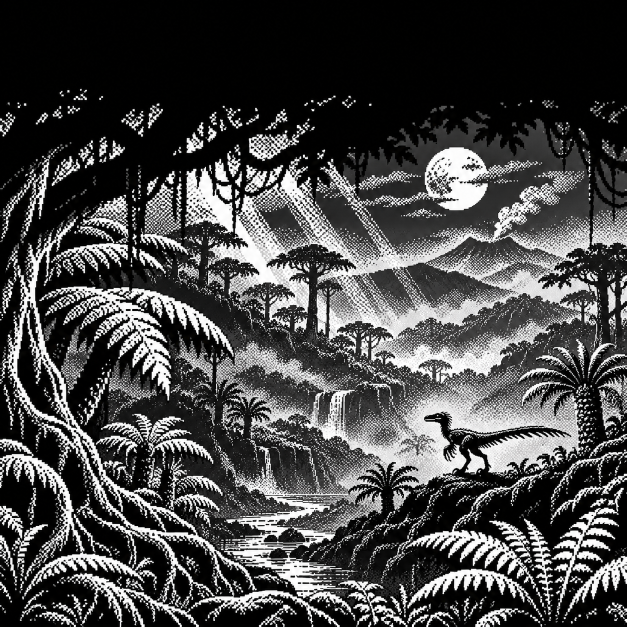
#> input picture docs/assets/nightclaw-jungle.png, 1254 x 1254 px (shown at 1/2 size)
$ python gen_nightclaw_splash.py
#> lines starting #> are read from the running program, lines starting #| are printed output that depends on the picture; after the words box and inside, x2 and y2 are one past the last pixel; in counts of white or black regions, pixels touching at a corner belong together
#!/usr/bin/env python3
# SPDX-License-Identifier: GPL-3.0-only
"""Encode the generated NightClaw artwork for the FM-1's monochrome boot screen."""
from pathlib import Path
from PIL import Image
ROOT=Path(__file__).resolve().parents[1]
N=88

def pack(data):
    out=bytearray();p=0
    while p<len(data):
        run=1
        while p+run<len(data) and data[p+run]==data[p] and run<128:run+=1
        if run>=3:
            out.extend((127+run,data[p]));p+=run
        else:
            start=p;p+=run
            while p<len(data) and p-start<128:
                r=1
                while p+r<len(data) and data[p+r]==data[p] and r<128:r+=1
                if r>=3:break
                p+=min(r,128-(p-start))
            out.append(p-start-1);out.extend(data[start:p])
    return out

def unpack(data):
    out=bytearray();p=0
    while p<len(data):
        c=data[p];p+=1;n=(c&127)+1
        if c&128:out.extend([data[p]]*n);p+=1
        else:out.extend(data[p:p+n]);p+=n
    return bytes(out)

im=Image.open(ROOT/'docs/assets/nightclaw-jungle.png').convert('L')
im=im.resize((N,N),Image.Resampling.LANCZOS).point(lambda x:255 if x>=128 else 0).convert('1')
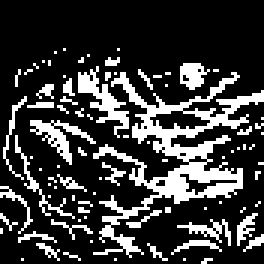
#> im: PIL image 88x88 1 (shown 3 times larger); 22.7% white in thin lines or dots, all inside (x1, y1, x2, y2) = (0, 16, 88, 88)
raw=im.tobytes();encoded=pack(raw)
assert unpack(encoded)==raw and len(raw)==N*N//8
text='/* NightClaw original generated artwork; monochrome LCD encoding. */\n'
text+=f'#define NC_SPLASH_N {N}\n#define NC_SPLASH_BYTES {len(raw)}\n'
text+='static const uint8_t NC_SPLASH_RLE[] = {\n'
text+=',\n'.join(','.join(str(v) for v in encoded[j:j+24]) for j in range(0,len(encoded),24))+'\n};\n'
(ROOT/'firmware/src/app/nightclaw_splash.inc').write_text(text,encoding='utf-8',newline='\n')
(ROOT/'build').mkdir(exist_ok=True)
im.resize((240,240),Image.Resampling.NEAREST).save(ROOT/'build/nightclaw-lcd-art.png')
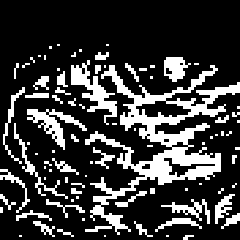
#> saved as nightclaw-lcd-art.png: PIL image 240x240 1; 22.6% white; 86 white regions (46 under 20 px), largest, box (x1, y1, x2, y2) and area: (85, 65, 240, 235) 6399, (71, 60, 117, 125) 970, (27, 109, 87, 150) 766
print(f'NightClaw splash: {N} x {N}, {len(encoded)} bytes')
#| NightClaw splash: 88 x 88, 760 bytes
